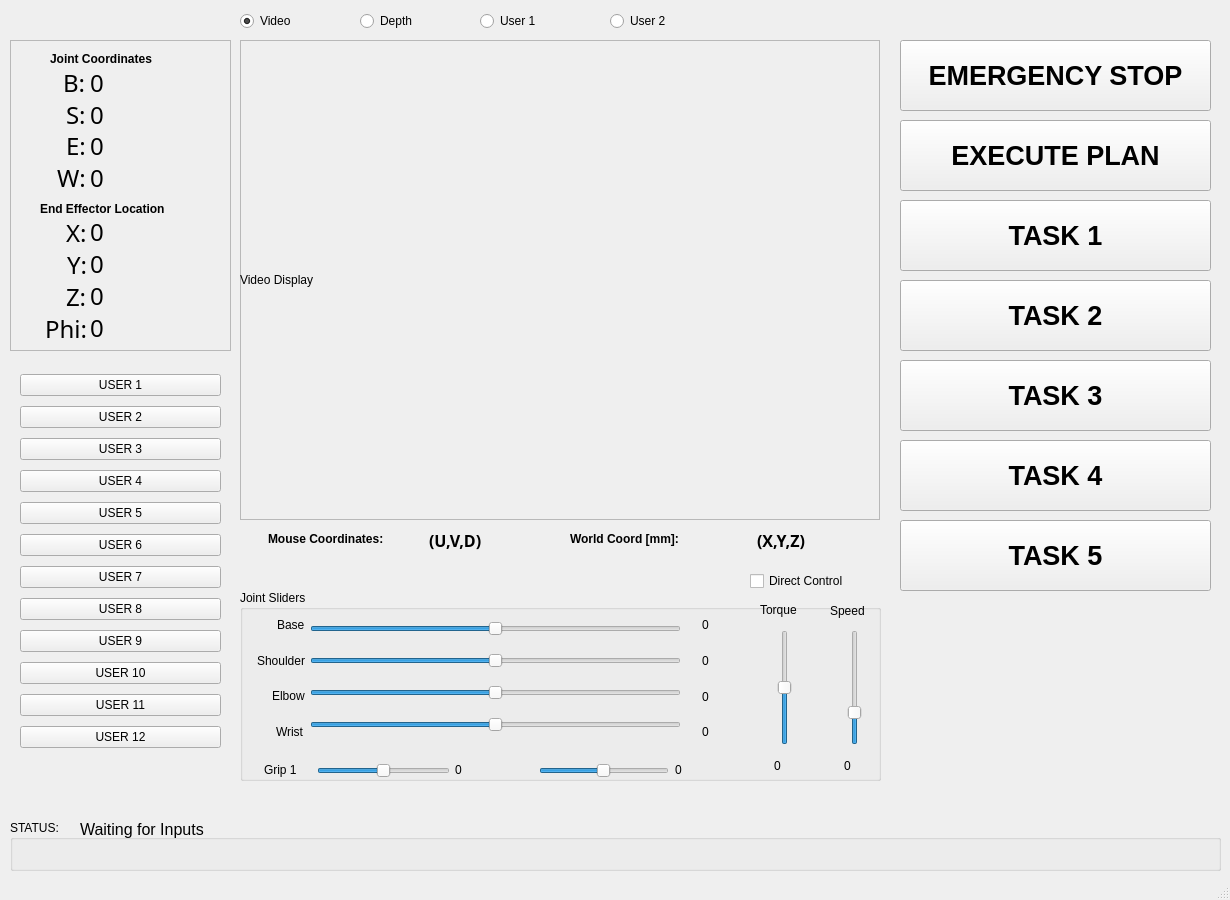
<?xml version="1.0" encoding="UTF-8"?>
<ui version="4.0">
 <class>MainWindow</class>
 <widget class="QMainWindow" name="MainWindow">
  <property name="geometry">
   <rect>
    <x>0</x>
    <y>0</y>
    <width>1230</width>
    <height>900</height>
   </rect>
  </property>
  <property name="windowTitle">
   <string>MainWindow</string>
  </property>
  <widget class="QWidget" name="centralwidget">
   <widget class="QFrame" name="kinectFrame">
    <property name="geometry">
     <rect>
      <x>240</x>
      <y>40</y>
      <width>640</width>
      <height>480</height>
     </rect>
    </property>
    <property name="frameShape">
     <enum>QFrame::StyledPanel</enum>
    </property>
    <property name="frameShadow">
     <enum>QFrame::Raised</enum>
    </property>
    <widget class="QLabel" name="videoDisplay">
     <property name="geometry">
      <rect>
       <x>0</x>
       <y>0</y>
       <width>640</width>
       <height>480</height>
      </rect>
     </property>
     <property name="text">
      <string>Video Display</string>
     </property>
    </widget>
   </widget>
   <widget class="QFrame" name="OutputFrame">
    <property name="geometry">
     <rect>
      <x>10</x>
      <y>40</y>
      <width>221</width>
      <height>311</height>
     </rect>
    </property>
    <property name="frameShape">
     <enum>QFrame::StyledPanel</enum>
    </property>
    <property name="frameShadow">
     <enum>QFrame::Raised</enum>
    </property>
    <widget class="QLabel" name="JointCoordLabel">
     <property name="geometry">
      <rect>
       <x>40</x>
       <y>10</y>
       <width>141</width>
       <height>17</height>
      </rect>
     </property>
     <property name="font">
      <font>
       <weight>75</weight>
       <bold>true</bold>
      </font>
     </property>
     <property name="text">
      <string>Joint Coordinates</string>
     </property>
    </widget>
    <widget class="QLabel" name="WorldCoordLabel">
     <property name="geometry">
      <rect>
       <x>30</x>
       <y>160</y>
       <width>161</width>
       <height>17</height>
      </rect>
     </property>
     <property name="font">
      <font>
       <weight>75</weight>
       <bold>true</bold>
      </font>
     </property>
     <property name="text">
      <string>End Effector Location</string>
     </property>
    </widget>
    <widget class="QWidget" name="layoutWidget_2">
     <property name="geometry">
      <rect>
       <x>80</x>
       <y>30</y>
       <width>131</width>
       <height>120</height>
      </rect>
     </property>
     <layout class="QVBoxLayout" name="verticalLayout_8">
      <item alignment="Qt::AlignLeft">
       <widget class="QLabel" name="rdoutBaseJC">
        <property name="font">
         <font>
          <family>Ubuntu Mono</family>
          <pointsize>18</pointsize>
         </font>
        </property>
        <property name="text">
         <string>0</string>
        </property>
       </widget>
      </item>
      <item alignment="Qt::AlignLeft">
       <widget class="QLabel" name="rdoutShoulderJC">
        <property name="font">
         <font>
          <family>Ubuntu Mono</family>
          <pointsize>18</pointsize>
         </font>
        </property>
        <property name="text">
         <string>0</string>
        </property>
       </widget>
      </item>
      <item alignment="Qt::AlignLeft">
       <widget class="QLabel" name="rdoutElbowJC">
        <property name="font">
         <font>
          <family>Ubuntu Mono</family>
          <pointsize>18</pointsize>
         </font>
        </property>
        <property name="text">
         <string>0</string>
        </property>
       </widget>
      </item>
      <item alignment="Qt::AlignLeft">
       <widget class="QLabel" name="rdoutWristJC">
        <property name="font">
         <font>
          <family>Ubuntu Mono</family>
          <pointsize>18</pointsize>
         </font>
        </property>
        <property name="text">
         <string>0</string>
        </property>
       </widget>
      </item>
     </layout>
    </widget>
    <widget class="QWidget" name="layoutWidget_3">
     <property name="geometry">
      <rect>
       <x>10</x>
       <y>30</y>
       <width>66</width>
       <height>120</height>
      </rect>
     </property>
     <layout class="QVBoxLayout" name="verticalLayout_9">
      <item alignment="Qt::AlignRight">
       <widget class="QLabel" name="BLabel">
        <property name="font">
         <font>
          <family>Ubuntu Mono</family>
          <pointsize>18</pointsize>
         </font>
        </property>
        <property name="text">
         <string>B:</string>
        </property>
       </widget>
      </item>
      <item alignment="Qt::AlignRight">
       <widget class="QLabel" name="SLabel">
        <property name="font">
         <font>
          <family>Ubuntu Mono</family>
          <pointsize>18</pointsize>
         </font>
        </property>
        <property name="text">
         <string>S:</string>
        </property>
       </widget>
      </item>
      <item alignment="Qt::AlignRight">
       <widget class="QLabel" name="ELabel">
        <property name="font">
         <font>
          <family>Ubuntu Mono</family>
          <pointsize>18</pointsize>
         </font>
        </property>
        <property name="text">
         <string>E:</string>
        </property>
       </widget>
      </item>
      <item alignment="Qt::AlignRight">
       <widget class="QLabel" name="WLabel">
        <property name="font">
         <font>
          <family>Ubuntu Mono</family>
          <pointsize>18</pointsize>
         </font>
        </property>
        <property name="text">
         <string>W:</string>
        </property>
       </widget>
      </item>
     </layout>
    </widget>
    <widget class="QWidget" name="layoutWidget_4">
     <property name="geometry">
      <rect>
       <x>80</x>
       <y>179</y>
       <width>131</width>
       <height>121</height>
      </rect>
     </property>
     <layout class="QVBoxLayout" name="verticalLayout_12">
      <item alignment="Qt::AlignLeft">
       <widget class="QLabel" name="rdoutX">
        <property name="font">
         <font>
          <family>Ubuntu Mono</family>
          <pointsize>18</pointsize>
         </font>
        </property>
        <property name="text">
         <string>0</string>
        </property>
       </widget>
      </item>
      <item alignment="Qt::AlignLeft">
       <widget class="QLabel" name="rdoutY">
        <property name="font">
         <font>
          <family>Ubuntu Mono</family>
          <pointsize>18</pointsize>
         </font>
        </property>
        <property name="text">
         <string>0</string>
        </property>
       </widget>
      </item>
      <item alignment="Qt::AlignLeft">
       <widget class="QLabel" name="rdoutZ">
        <property name="font">
         <font>
          <family>Ubuntu Mono</family>
          <pointsize>18</pointsize>
         </font>
        </property>
        <property name="text">
         <string>0</string>
        </property>
       </widget>
      </item>
      <item alignment="Qt::AlignLeft">
       <widget class="QLabel" name="rdoutT">
        <property name="font">
         <font>
          <family>Ubuntu Mono</family>
          <pointsize>18</pointsize>
         </font>
        </property>
        <property name="text">
         <string>0</string>
        </property>
       </widget>
      </item>
     </layout>
    </widget>
    <widget class="QWidget" name="layoutWidget_5">
     <property name="geometry">
      <rect>
       <x>11</x>
       <y>180</y>
       <width>66</width>
       <height>121</height>
      </rect>
     </property>
     <layout class="QVBoxLayout" name="verticalLayout_13">
      <item alignment="Qt::AlignRight">
       <widget class="QLabel" name="XLabel">
        <property name="font">
         <font>
          <family>Ubuntu Mono</family>
          <pointsize>18</pointsize>
         </font>
        </property>
        <property name="text">
         <string>X:</string>
        </property>
       </widget>
      </item>
      <item alignment="Qt::AlignRight">
       <widget class="QLabel" name="YLabel">
        <property name="font">
         <font>
          <family>Ubuntu Mono</family>
          <pointsize>18</pointsize>
         </font>
        </property>
        <property name="text">
         <string>Y:</string>
        </property>
       </widget>
      </item>
      <item alignment="Qt::AlignRight">
       <widget class="QLabel" name="ZLabel">
        <property name="font">
         <font>
          <family>Ubuntu Mono</family>
          <pointsize>18</pointsize>
         </font>
        </property>
        <property name="text">
         <string>Z:</string>
        </property>
       </widget>
      </item>
      <item alignment="Qt::AlignRight">
       <widget class="QLabel" name="TLabel">
        <property name="enabled">
         <bool>true</bool>
        </property>
        <property name="font">
         <font>
          <family>Ubuntu Mono</family>
          <pointsize>18</pointsize>
         </font>
        </property>
        <property name="text">
         <string>Phi:</string>
        </property>
       </widget>
      </item>
     </layout>
    </widget>
   </widget>
   <widget class="QPushButton" name="btn_estop">
    <property name="geometry">
     <rect>
      <x>900</x>
      <y>40</y>
      <width>311</width>
      <height>71</height>
     </rect>
    </property>
    <property name="font">
     <font>
      <pointsize>20</pointsize>
      <weight>75</weight>
      <bold>true</bold>
     </font>
    </property>
    <property name="text">
     <string>EMERGENCY STOP</string>
    </property>
   </widget>
   <widget class="QPushButton" name="btn_exec">
    <property name="geometry">
     <rect>
      <x>900</x>
      <y>120</y>
      <width>311</width>
      <height>71</height>
     </rect>
    </property>
    <property name="font">
     <font>
      <pointsize>20</pointsize>
      <weight>75</weight>
      <bold>true</bold>
     </font>
    </property>
    <property name="text">
     <string>EXECUTE PLAN</string>
    </property>
   </widget>
   <widget class="QRadioButton" name="radioVideo">
    <property name="geometry">
     <rect>
      <x>240</x>
      <y>10</y>
      <width>117</width>
      <height>22</height>
     </rect>
    </property>
    <property name="text">
     <string>Video</string>
    </property>
    <property name="checked">
     <bool>true</bool>
    </property>
    <property name="autoExclusive">
     <bool>true</bool>
    </property>
   </widget>
   <widget class="QRadioButton" name="radioUsr2">
    <property name="geometry">
     <rect>
      <x>610</x>
      <y>10</y>
      <width>117</width>
      <height>22</height>
     </rect>
    </property>
    <property name="text">
     <string>User 2</string>
    </property>
   </widget>
   <widget class="QRadioButton" name="radioDepth">
    <property name="geometry">
     <rect>
      <x>360</x>
      <y>10</y>
      <width>117</width>
      <height>22</height>
     </rect>
    </property>
    <property name="text">
     <string>Depth</string>
    </property>
   </widget>
   <widget class="QRadioButton" name="radioUsr1">
    <property name="geometry">
     <rect>
      <x>480</x>
      <y>10</y>
      <width>117</width>
      <height>22</height>
     </rect>
    </property>
    <property name="text">
     <string>User 1</string>
    </property>
   </widget>
   <widget class="QGroupBox" name="SliderFrame">
    <property name="geometry">
     <rect>
      <x>240</x>
      <y>590</y>
      <width>641</width>
      <height>191</height>
     </rect>
    </property>
    <property name="title">
     <string>Joint Sliders</string>
    </property>
    <widget class="QWidget" name="layoutWidget">
     <property name="geometry">
      <rect>
       <x>0</x>
       <y>20</y>
       <width>65</width>
       <height>136</height>
      </rect>
     </property>
     <layout class="QVBoxLayout" name="verticalLayout">
      <item alignment="Qt::AlignRight">
       <widget class="QLabel" name="BLabelS">
        <property name="text">
         <string>Base</string>
        </property>
       </widget>
      </item>
      <item alignment="Qt::AlignRight">
       <widget class="QLabel" name="SLabelS">
        <property name="text">
         <string>Shoulder</string>
        </property>
       </widget>
      </item>
      <item alignment="Qt::AlignRight">
       <widget class="QLabel" name="ELabelS">
        <property name="text">
         <string>Elbow</string>
        </property>
       </widget>
      </item>
      <item alignment="Qt::AlignRight">
       <widget class="QLabel" name="WLabelS">
        <property name="text">
         <string>Wrist</string>
        </property>
       </widget>
      </item>
     </layout>
    </widget>
    <widget class="QWidget" name="layoutWidget_6">
     <property name="geometry">
      <rect>
       <x>70</x>
       <y>20</y>
       <width>371</width>
       <height>136</height>
      </rect>
     </property>
     <layout class="QVBoxLayout" name="verticalLayout_2">
      <item>
       <widget class="QSlider" name="sldrBase">
        <property name="minimum">
         <number>-179</number>
        </property>
        <property name="maximum">
         <number>180</number>
        </property>
        <property name="orientation">
         <enum>Qt::Horizontal</enum>
        </property>
       </widget>
      </item>
      <item>
       <widget class="QSlider" name="sldrShoulder">
        <property name="minimum">
         <number>-179</number>
        </property>
        <property name="maximum">
         <number>180</number>
        </property>
        <property name="orientation">
         <enum>Qt::Horizontal</enum>
        </property>
       </widget>
      </item>
      <item>
       <widget class="QSlider" name="sldrElbow">
        <property name="minimum">
         <number>-179</number>
        </property>
        <property name="maximum">
         <number>180</number>
        </property>
        <property name="orientation">
         <enum>Qt::Horizontal</enum>
        </property>
       </widget>
      </item>
      <item>
       <widget class="QSlider" name="sldrWrist">
        <property name="minimum">
         <number>-179</number>
        </property>
        <property name="maximum">
         <number>180</number>
        </property>
        <property name="orientation">
         <enum>Qt::Horizontal</enum>
        </property>
       </widget>
      </item>
     </layout>
    </widget>
    <widget class="QWidget" name="layoutWidget_7">
     <property name="geometry">
      <rect>
       <x>462</x>
       <y>20</y>
       <width>51</width>
       <height>137</height>
      </rect>
     </property>
     <layout class="QVBoxLayout" name="verticalLayout_6">
      <item>
       <widget class="QLabel" name="rdoutBase">
        <property name="text">
         <string>0</string>
        </property>
       </widget>
      </item>
      <item>
       <widget class="QLabel" name="rdoutShoulder">
        <property name="text">
         <string>0</string>
        </property>
       </widget>
      </item>
      <item>
       <widget class="QLabel" name="rdoutElbow">
        <property name="text">
         <string>0</string>
        </property>
       </widget>
      </item>
      <item>
       <widget class="QLabel" name="rdoutWrist">
        <property name="text">
         <string>0</string>
        </property>
       </widget>
      </item>
     </layout>
    </widget>
    <widget class="QSlider" name="sldrGrip1">
     <property name="geometry">
      <rect>
       <x>77</x>
       <y>166</y>
       <width>133</width>
       <height>29</height>
      </rect>
     </property>
     <property name="minimum">
      <number>-179</number>
     </property>
     <property name="maximum">
      <number>180</number>
     </property>
     <property name="orientation">
      <enum>Qt::Horizontal</enum>
     </property>
    </widget>
    <widget class="QSlider" name="sldrGrip2">
     <property name="geometry">
      <rect>
       <x>299</x>
       <y>166</y>
       <width>130</width>
       <height>29</height>
      </rect>
     </property>
     <property name="minimum">
      <number>-179</number>
     </property>
     <property name="maximum">
      <number>180</number>
     </property>
     <property name="orientation">
      <enum>Qt::Horizontal</enum>
     </property>
    </widget>
    <widget class="QLabel" name="G1LableS">
     <property name="geometry">
      <rect>
       <x>24</x>
       <y>171</y>
       <width>41</width>
       <height>17</height>
      </rect>
     </property>
     <property name="text">
      <string>Grip 1</string>
     </property>
    </widget>
    <widget class="QLabel" name="rdoutGrip1">
     <property name="geometry">
      <rect>
       <x>215</x>
       <y>166</y>
       <width>49</width>
       <height>28</height>
      </rect>
     </property>
     <property name="text">
      <string>0</string>
     </property>
    </widget>
    <widget class="QLabel" name="rdoutGrip2">
     <property name="geometry">
      <rect>
       <x>435</x>
       <y>166</y>
       <width>49</width>
       <height>28</height>
      </rect>
     </property>
     <property name="text">
      <string>0</string>
     </property>
    </widget>
    <widget class="QSlider" name="sldrMaxTorque">
     <property name="geometry">
      <rect>
       <x>530</x>
       <y>40</y>
       <width>30</width>
       <height>115</height>
      </rect>
     </property>
     <property name="maximum">
      <number>100</number>
     </property>
     <property name="value">
      <number>50</number>
     </property>
     <property name="orientation">
      <enum>Qt::Vertical</enum>
     </property>
    </widget>
    <widget class="QLabel" name="rdoutTorq">
     <property name="geometry">
      <rect>
       <x>534</x>
       <y>162</y>
       <width>50</width>
       <height>28</height>
      </rect>
     </property>
     <property name="text">
      <string>0</string>
     </property>
    </widget>
    <widget class="QSlider" name="sldrSpeed">
     <property name="geometry">
      <rect>
       <x>600</x>
       <y>40</y>
       <width>29</width>
       <height>115</height>
      </rect>
     </property>
     <property name="maximum">
      <number>100</number>
     </property>
     <property name="value">
      <number>25</number>
     </property>
     <property name="sliderPosition">
      <number>25</number>
     </property>
     <property name="orientation">
      <enum>Qt::Vertical</enum>
     </property>
    </widget>
    <widget class="QLabel" name="TqLabel">
     <property name="geometry">
      <rect>
       <x>520</x>
       <y>10</y>
       <width>52</width>
       <height>20</height>
      </rect>
     </property>
     <property name="text">
      <string>Torque</string>
     </property>
    </widget>
    <widget class="QLabel" name="rdoutSpeed">
     <property name="geometry">
      <rect>
       <x>604</x>
       <y>162</y>
       <width>49</width>
       <height>28</height>
      </rect>
     </property>
     <property name="text">
      <string>0</string>
     </property>
    </widget>
    <widget class="QLabel" name="SpLabel">
     <property name="geometry">
      <rect>
       <x>590</x>
       <y>10</y>
       <width>41</width>
       <height>21</height>
      </rect>
     </property>
     <property name="text">
      <string>Speed</string>
     </property>
    </widget>
   </widget>
   <widget class="QCheckBox" name="chk_directcontrol">
    <property name="geometry">
     <rect>
      <x>750</x>
      <y>570</y>
      <width>131</width>
      <height>22</height>
     </rect>
    </property>
    <property name="text">
     <string>Direct Control</string>
    </property>
    <property name="checked">
     <bool>false</bool>
    </property>
   </widget>
   <widget class="QLabel" name="rdoutMousePixels">
    <property name="geometry">
     <rect>
      <x>429</x>
      <y>530</y>
      <width>131</width>
      <height>20</height>
     </rect>
    </property>
    <property name="font">
     <font>
      <family>Ubuntu Mono</family>
      <pointsize>12</pointsize>
      <weight>75</weight>
      <bold>true</bold>
     </font>
    </property>
    <property name="text">
     <string>(U,V,D)</string>
    </property>
    <property name="textFormat">
     <enum>Qt::AutoText</enum>
    </property>
   </widget>
   <widget class="QLabel" name="rdoutMouseWorld">
    <property name="geometry">
     <rect>
      <x>757</x>
      <y>530</y>
      <width>121</width>
      <height>20</height>
     </rect>
    </property>
    <property name="font">
     <font>
      <family>Ubuntu Mono</family>
      <pointsize>12</pointsize>
      <weight>75</weight>
      <bold>true</bold>
     </font>
    </property>
    <property name="text">
     <string>(X,Y,Z)</string>
    </property>
    <property name="textFormat">
     <enum>Qt::AutoText</enum>
    </property>
   </widget>
   <widget class="QLabel" name="PixelCoordLabel_2">
    <property name="geometry">
     <rect>
      <x>570</x>
      <y>530</y>
      <width>180</width>
      <height>17</height>
     </rect>
    </property>
    <property name="font">
     <font>
      <weight>75</weight>
      <bold>true</bold>
     </font>
    </property>
    <property name="text">
     <string>World Coord [mm]:</string>
    </property>
   </widget>
   <widget class="QLabel" name="PixelCoordLabel">
    <property name="geometry">
     <rect>
      <x>268</x>
      <y>530</y>
      <width>144</width>
      <height>17</height>
     </rect>
    </property>
    <property name="font">
     <font>
      <weight>75</weight>
      <bold>true</bold>
     </font>
    </property>
    <property name="text">
     <string>Mouse Coordinates:</string>
    </property>
   </widget>
   <widget class="QPushButton" name="btn_task1">
    <property name="geometry">
     <rect>
      <x>900</x>
      <y>200</y>
      <width>311</width>
      <height>71</height>
     </rect>
    </property>
    <property name="font">
     <font>
      <pointsize>20</pointsize>
      <weight>75</weight>
      <bold>true</bold>
     </font>
    </property>
    <property name="text">
     <string>TASK 1</string>
    </property>
   </widget>
   <widget class="QPushButton" name="btn_task2">
    <property name="geometry">
     <rect>
      <x>900</x>
      <y>280</y>
      <width>311</width>
      <height>71</height>
     </rect>
    </property>
    <property name="font">
     <font>
      <pointsize>20</pointsize>
      <weight>75</weight>
      <bold>true</bold>
     </font>
    </property>
    <property name="text">
     <string>TASK 2</string>
    </property>
   </widget>
   <widget class="QPushButton" name="btn_task3">
    <property name="geometry">
     <rect>
      <x>900</x>
      <y>360</y>
      <width>311</width>
      <height>71</height>
     </rect>
    </property>
    <property name="font">
     <font>
      <pointsize>20</pointsize>
      <weight>75</weight>
      <bold>true</bold>
     </font>
    </property>
    <property name="text">
     <string>TASK 3</string>
    </property>
   </widget>
   <widget class="QPushButton" name="btn_task4">
    <property name="geometry">
     <rect>
      <x>900</x>
      <y>440</y>
      <width>311</width>
      <height>71</height>
     </rect>
    </property>
    <property name="font">
     <font>
      <pointsize>20</pointsize>
      <weight>75</weight>
      <bold>true</bold>
     </font>
    </property>
    <property name="text">
     <string>TASK 4</string>
    </property>
   </widget>
   <widget class="QPushButton" name="btn_exec_6">
    <property name="geometry">
     <rect>
      <x>900</x>
      <y>520</y>
      <width>311</width>
      <height>71</height>
     </rect>
    </property>
    <property name="font">
     <font>
      <pointsize>20</pointsize>
      <weight>75</weight>
      <bold>true</bold>
     </font>
    </property>
    <property name="text">
     <string>TASK 5</string>
    </property>
   </widget>
   <widget class="QWidget" name="layoutWidget_8">
    <property name="geometry">
     <rect>
      <x>10</x>
      <y>360</y>
      <width>221</width>
      <height>410</height>
     </rect>
    </property>
    <layout class="QVBoxLayout" name="Group2">
     <property name="margin">
      <number>10</number>
     </property>
     <item>
      <widget class="QPushButton" name="btnUser1">
       <property name="text">
        <string>USER 1</string>
       </property>
      </widget>
     </item>
     <item>
      <widget class="QPushButton" name="btnUser2">
       <property name="text">
        <string>USER 2</string>
       </property>
      </widget>
     </item>
     <item>
      <widget class="QPushButton" name="btnUser3">
       <property name="text">
        <string>USER 3</string>
       </property>
      </widget>
     </item>
     <item>
      <widget class="QPushButton" name="btnUser4">
       <property name="text">
        <string>USER 4</string>
       </property>
      </widget>
     </item>
     <item>
      <widget class="QPushButton" name="btnUser5">
       <property name="text">
        <string>USER 5</string>
       </property>
      </widget>
     </item>
     <item>
      <widget class="QPushButton" name="btnUser6">
       <property name="text">
        <string>USER 6</string>
       </property>
      </widget>
     </item>
     <item>
      <widget class="QPushButton" name="btnUser7">
       <property name="text">
        <string>USER 7</string>
       </property>
      </widget>
     </item>
     <item>
      <widget class="QPushButton" name="btnUser8">
       <property name="text">
        <string>USER 8</string>
       </property>
      </widget>
     </item>
     <item>
      <widget class="QPushButton" name="btnUser9">
       <property name="text">
        <string>USER 9</string>
       </property>
      </widget>
     </item>
     <item>
      <widget class="QPushButton" name="btnUser10">
       <property name="text">
        <string>USER 10</string>
       </property>
       <property name="autoRepeatDelay">
        <number>300</number>
       </property>
      </widget>
     </item>
     <item>
      <widget class="QPushButton" name="btnUser11">
       <property name="text">
        <string>USER 11</string>
       </property>
       <property name="autoRepeatDelay">
        <number>300</number>
       </property>
      </widget>
     </item>
     <item>
      <widget class="QPushButton" name="btnUser12">
       <property name="text">
        <string>USER 12</string>
       </property>
       <property name="autoRepeatDelay">
        <number>300</number>
       </property>
      </widget>
     </item>
    </layout>
   </widget>
   <widget class="QGroupBox" name="groupBox">
    <property name="geometry">
     <rect>
      <x>10</x>
      <y>820</y>
      <width>1211</width>
      <height>51</height>
     </rect>
    </property>
    <property name="title">
     <string>STATUS: </string>
    </property>
    <widget class="QLabel" name="rdoutStatus">
     <property name="geometry">
      <rect>
       <x>70</x>
       <y>0</y>
       <width>905</width>
       <height>51</height>
      </rect>
     </property>
     <property name="font">
      <font>
       <pointsize>12</pointsize>
      </font>
     </property>
     <property name="text">
      <string>Waiting for Inputs</string>
     </property>
     <property name="textFormat">
      <enum>Qt::AutoText</enum>
     </property>
     <property name="alignment">
      <set>Qt::AlignLeading|Qt::AlignLeft|Qt::AlignTop</set>
     </property>
    </widget>
   </widget>
  </widget>
  <widget class="QStatusBar" name="statusbar"/>
 </widget>
 <resources/>
 <connections/>
</ui>
